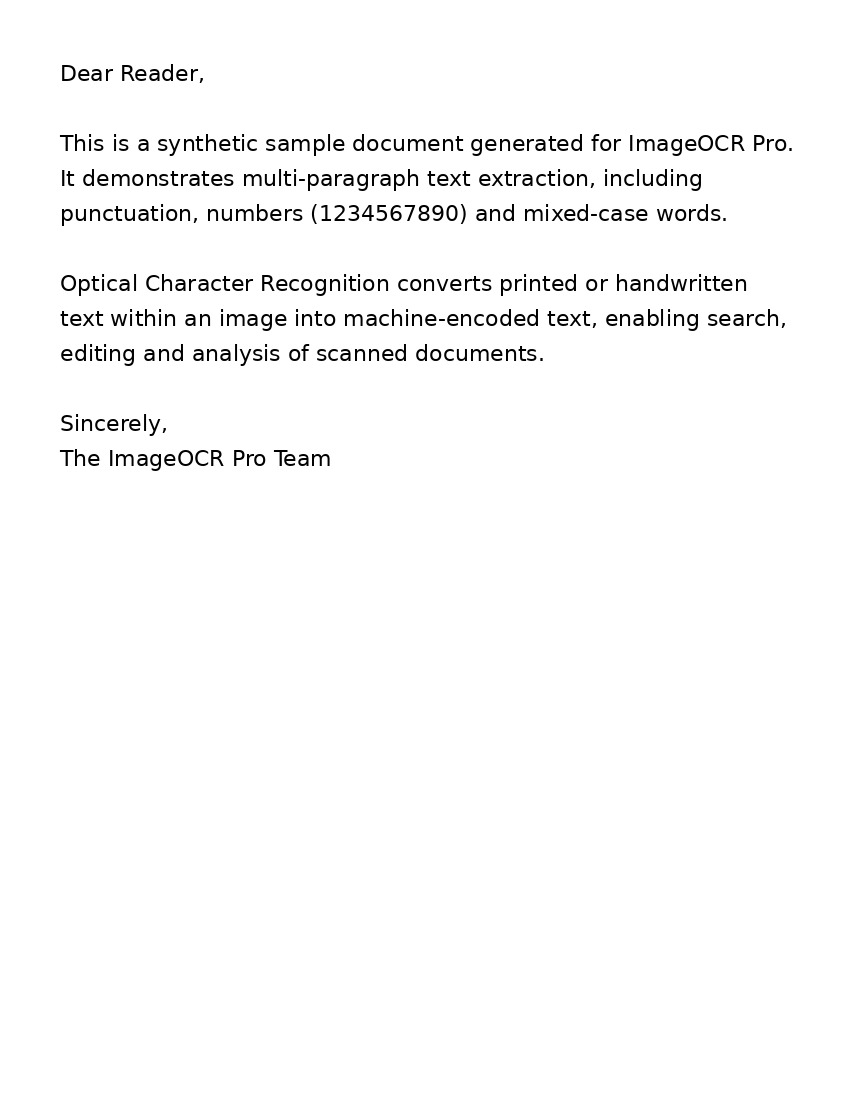
#> input picture sample_images/sample_letter.jpg, 850 x 1100 px
$ python -i image_preprocessing.py   (imports and definitions only)
#> lines starting #> are read from the running program, lines starting #| are printed output that depends on the picture; after the words box and inside, x2 and y2 are one past the last pixel; in counts of white or black regions, pixels touching at a corner belong together
#> further down, picture is the input picture: shape (1100, 850, 3); min 0, max 255, mean 249.4
"""OpenCV-based image preprocessing pipeline for maximizing OCR accuracy.

Each transform is a small, independently testable static method on
:class:`ImagePreprocessor`. :meth:`ImagePreprocessor.preprocess_pipeline`
composes them according to an options dict (as produced by the OCR
Settings panel) or an :class:`~app.core.models.OCRMode` preset.

All methods accept and return ``numpy.ndarray`` images in BGR (OpenCV's
native order) or single-channel grayscale, so the pipeline can be used
identically from the UI, the batch processor, and unit tests.
"""
from __future__ import annotations

import logging
from dataclasses import dataclass, field
from typing import Optional

import cv2
import numpy as np

logger = logging.getLogger(__name__)


@dataclass
class PreprocessingOptions:
    """Flags controlling which stages :meth:`preprocess_pipeline` runs."""

    grayscale: bool = True
    remove_shadows: bool = False
    denoise: bool = False
    deskew: bool = False
    perspective_correction: bool = False
    clahe_contrast: bool = False
    sharpen: bool = False
    adaptive_threshold: bool = False
    upscale: bool = False
    upscale_factor: float = 2.0

    # [28 lines left out: function for_mode, not called in this run]


@dataclass
class PreprocessingResult:
    image: np.ndarray
    skew_angle_corrected: float = 0.0
    perspective_corrected: bool = False
    stages_applied: list = field(default_factory=list)


class ImagePreprocessor:
    """Stateless collection of OpenCV image-enhancement operations."""

    # -- basic conversions ---------------------------------------------------
    @staticmethod
    def to_grayscale(image: np.ndarray) -> np.ndarray:
        if image.ndim == 2:
            return image
        return cv2.cvtColor(image, cv2.COLOR_BGR2GRAY)

    # [111 lines left out: functions to_bgr, denoise, remove_shadows, enhance_contrast_clahe, sharpen, adaptive_threshold and 5 more, not called in this run]

    @staticmethod
    def detect_document_contour(image: np.ndarray) -> Optional[np.ndarray]:
        """Find the largest quadrilateral contour, assumed to be the document edge."""
        gray = ImagePreprocessor.to_grayscale(image)
        blurred = cv2.GaussianBlur(gray, (5, 5), 0)
        edges = cv2.Canny(blurred, 50, 150)
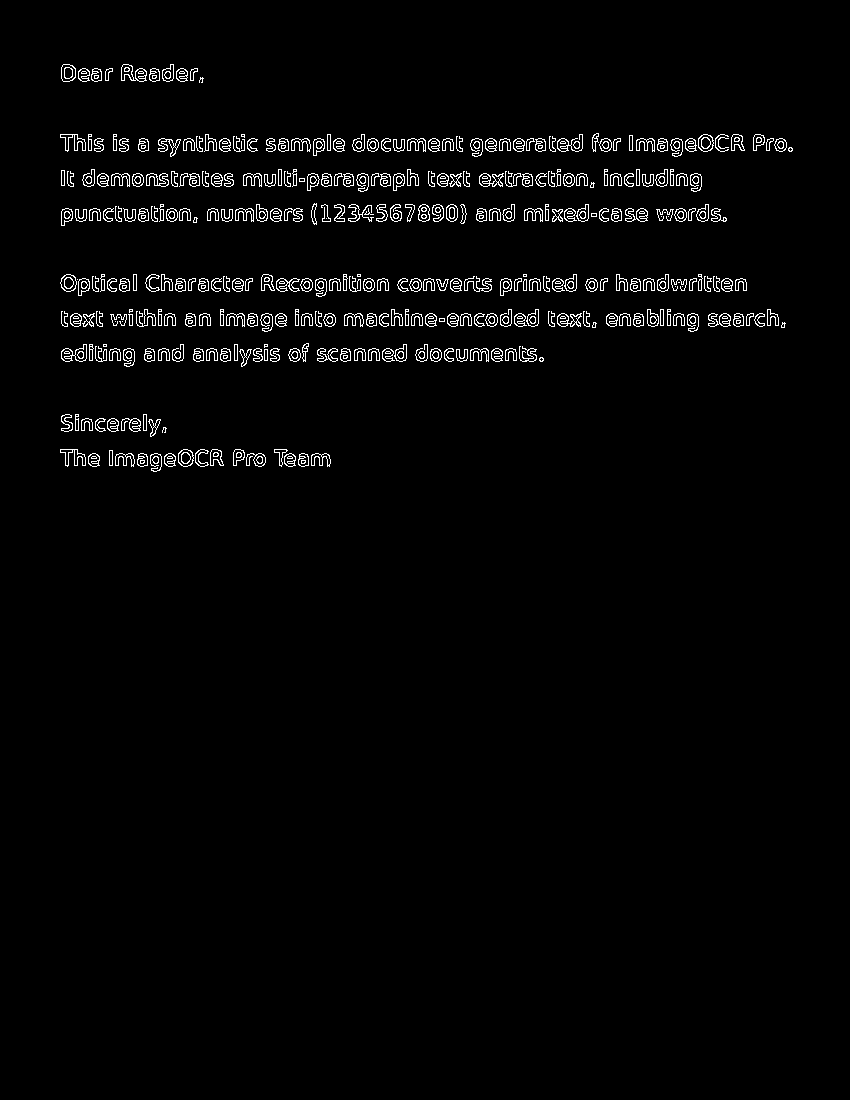
#> edges: shape (1100, 850); 2.2% white in thin lines or dots, all inside (x1, y1, x2, y2) = (60, 64, 793, 472)
        edges = cv2.dilate(edges, None, iterations=1)
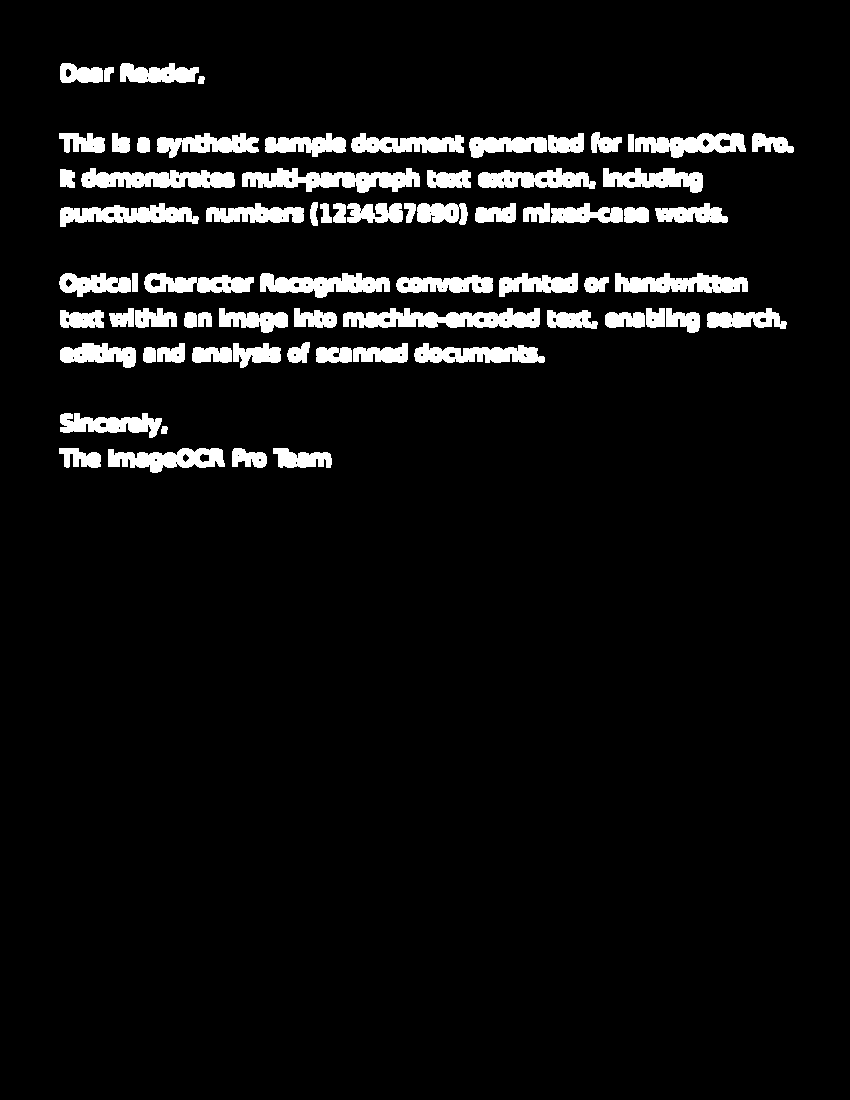
#> edges: shape (1100, 850); 6.5% white; 71 white regions
        contours, _ = cv2.findContours(edges, cv2.RETR_EXTERNAL, cv2.CHAIN_APPROX_SIMPLE)
#> contours = 71 contours; largest, box (x1, y1, x2, y2) and area: (343, 308, 540, 328) 2512, (242, 168, 420, 193) 2322, (81, 168, 235, 188) 1998, (260, 273, 390, 298) 1813, (60, 203, 199, 227) 1761
        if not contours:
            return None
        contours = sorted(contours, key=cv2.contourArea, reverse=True)[:5]
#> contours = 5 contours; box (x1, y1, x2, y2) and area: (343, 308, 540, 328) 2512, (242, 168, 420, 193) 2322, (81, 168, 235, 188) 1998, (260, 273, 390, 298) 1813, (60, 203, 199, 227) 1761
        image_area = image.shape[0] * image.shape[1]
#> image_area = 935000
        for contour in contours:
            peri = cv2.arcLength(contour, True)
            approx = cv2.approxPolyDP(contour, 0.02 * peri, True)
            if len(approx) == 4 and cv2.contourArea(approx) > 0.2 * image_area:
                return approx.reshape(4, 2)
#> this loop made 5 passes
#> peri on passes 2, 4, 5: 598.8, 410.8, 454.8
#> (peri, approx) on passes 1, 3: (608.5, [[343, 314], [539, 324], [539, 308]]), (472.8, [[81, 178], [234, 185], [233, 173]])
        return None

    @staticmethod
    def correct_perspective(image: np.ndarray) -> tuple[np.ndarray, bool]:
        """Warp a photographed document to a top-down view if a quad boundary is found."""
        quad = ImagePreprocessor.detect_document_contour(image)
        if quad is None:
            return image, False
        rect = ImagePreprocessor._order_points(quad.astype("float32"))
        (tl, tr, br, bl) = rect
        width_a = np.linalg.norm(br - bl)
        width_b = np.linalg.norm(tr - tl)
        max_width = max(int(width_a), int(width_b))
        height_a = np.linalg.norm(tr - br)
        height_b = np.linalg.norm(tl - bl)
        max_height = max(int(height_a), int(height_b))
        if max_width < 10 or max_height < 10:
            return image, False
        dst = np.array(
            [[0, 0], [max_width - 1, 0], [max_width - 1, max_height - 1], [0, max_height - 1]], dtype="float32"
        )
        matrix = cv2.getPerspectiveTransform(rect, dst)
        warped = cv2.warpPerspective(image, matrix, (max_width, max_height))
        return warped, True

    # [58 lines left out: functions upscale, preprocess_pipeline, not called in this run]

>>> import cv2
>>> picture = cv2.imread('../../sample_images/sample_letter.jpg')
>>> result = ImagePreprocessor().correct_perspective(picture)

$ run again, on sample_images/sample_invoice.png
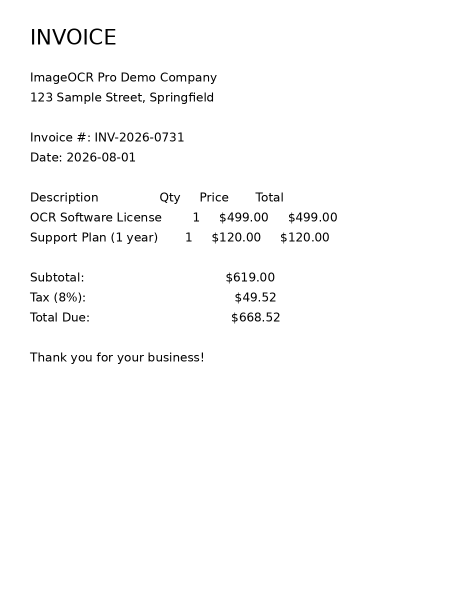
#> input picture sample_images/sample_invoice.png, 900 x 1200 px (shown at 1/2 size)
#> picture is the input picture: shape (1200, 900, 3); min 0, max 255, mean 250.5
#> in detect_document_contour, `edges = cv2.Canny(blurred, 50, 150)`:
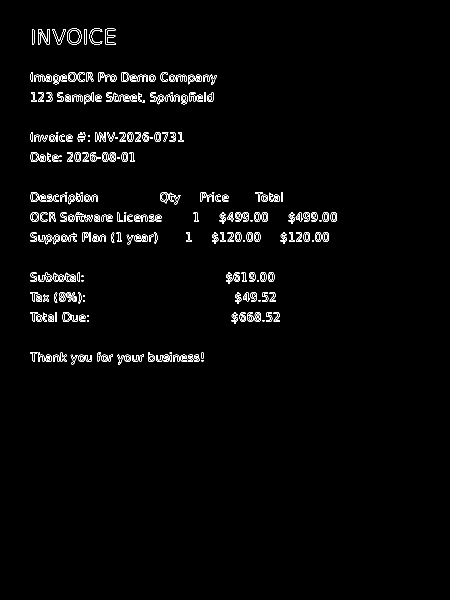
#> edges: shape (1200, 900) (shown at 1/2 size); 1.7% white in thin lines or dots, all inside (x1, y1, x2, y2) = (60, 56, 674, 729)
#> in detect_document_contour, `edges = cv2.dilate(edges, None, iterations=1)`:
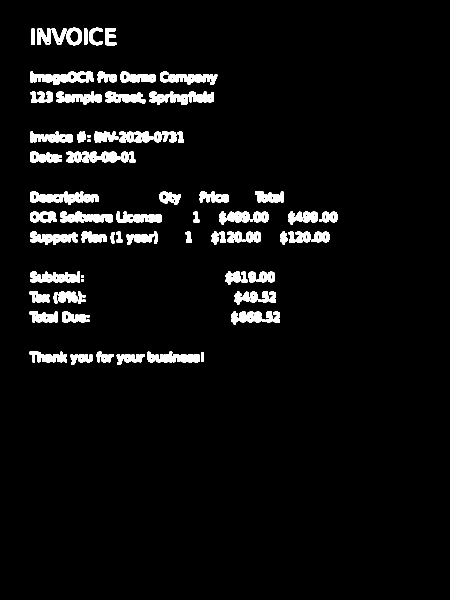
#> edges: shape (1200, 900) (shown at 1/2 size); 5% white; 126 white regions
#> in detect_document_contour, `contours, _ = cv2.findContours(edges, cv2.RETR_EXTERNAL, cv2.CHAIN_APP..`: contours = 126 contours; largest, box (x1, y1, x2, y2) and area: (60, 543, 153, 565) 1352, (60, 463, 155, 490) 1310, (120, 423, 201, 445) 1133, (60, 383, 136, 405) 1126, (299, 183, 376, 210) 1123
#> in detect_document_contour, `contours = sorted(contours, key=cv2.contourArea, reverse=True)[:5]`: contours = 5 contours; box (x1, y1, x2, y2) and area: (60, 543, 153, 565) 1352, (60, 463, 155, 490) 1310, (120, 423, 201, 445) 1133, (60, 383, 136, 405) 1126, (299, 183, 376, 210) 1123
#> the loop in detect_document_contour, `for contour in contours:` made 5 passes
#> peri on passes 1 to 5: 337.5, 373.6, 327.8, 247.2, 321.8

$ run again, on sample_images/sample_receipt_skewed.png
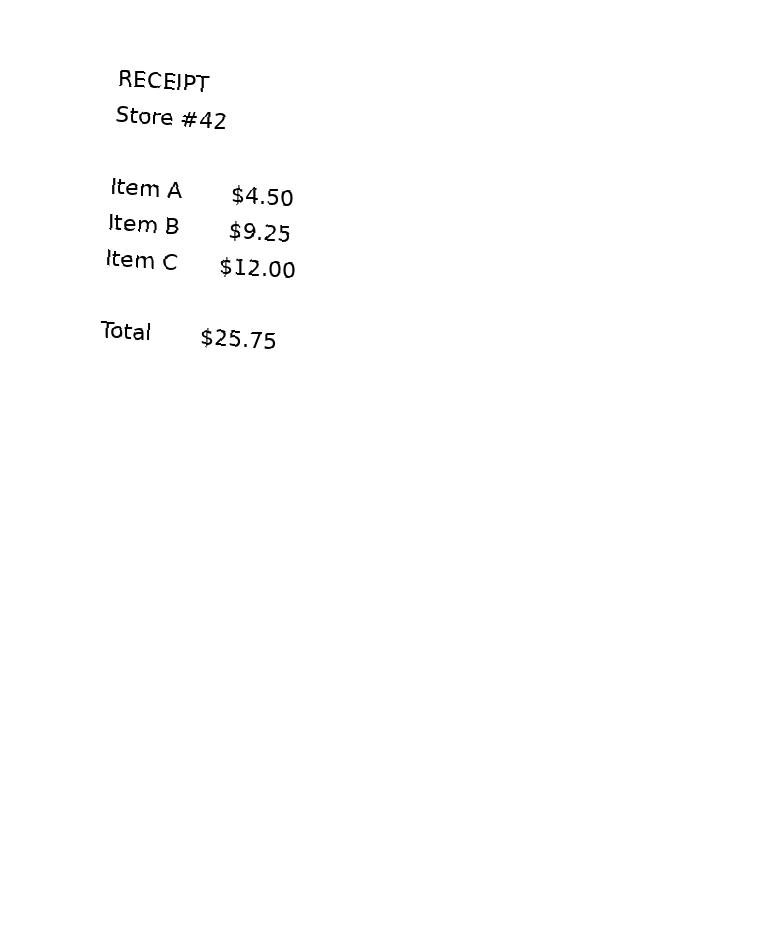
#> input picture sample_images/sample_receipt_skewed.png, 762 x 948 px
#> picture is the input picture: shape (948, 762, 3); min 0, max 255, mean 253.7
#> in detect_document_contour, `edges = cv2.Canny(blurred, 50, 150)`:
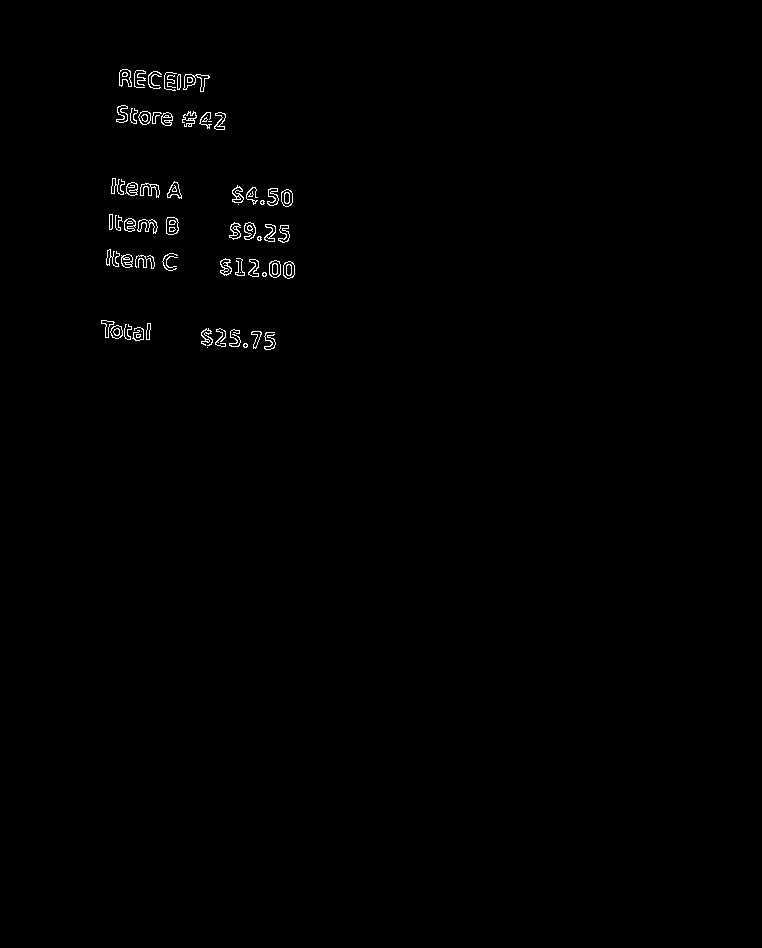
#> edges: shape (948, 762); 0.52% white in thin lines or dots, all inside (x1, y1, x2, y2) = (101, 69, 295, 350)
#> in detect_document_contour, `edges = cv2.dilate(edges, None, iterations=1)`:
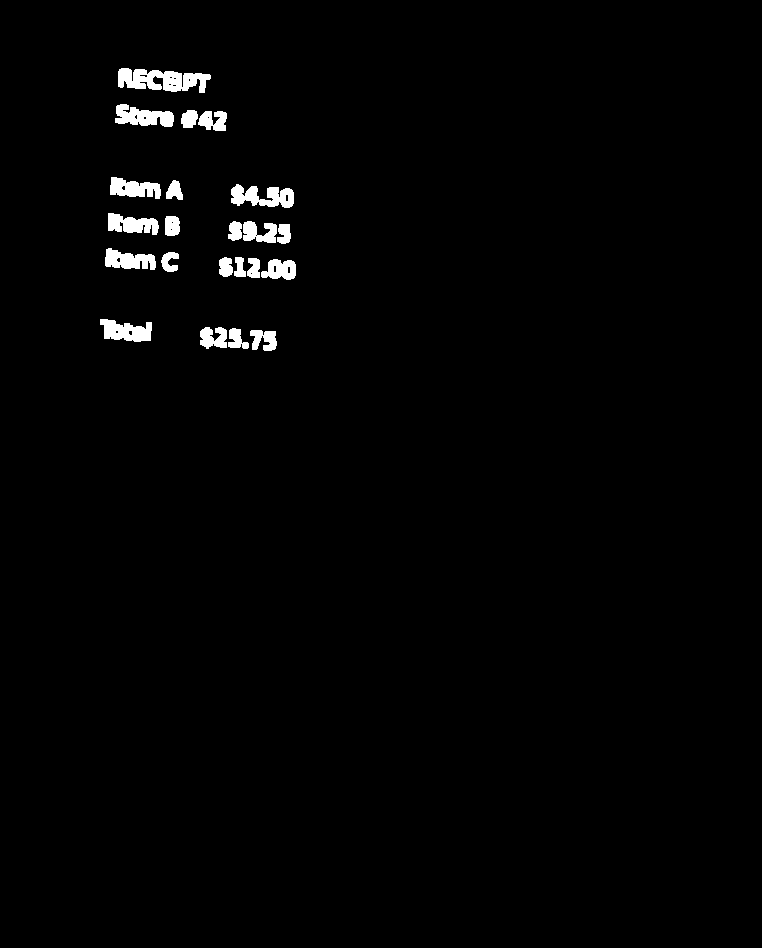
#> edges: shape (948, 762); 1.5% white; 22 white regions
#> in detect_document_contour, `contours, _ = cv2.findContours(edges, cv2.RETR_EXTERNAL, cv2.CHAIN_APP..`: contours = 22 contours; largest, box (x1, y1, x2, y2) and area: (118, 68, 211, 93) 1307, (231, 184, 294, 208) 836, (115, 104, 174, 127) 778, (100, 319, 152, 342) 742, (105, 248, 156, 270) 661
#> in detect_document_contour, `contours = sorted(contours, key=cv2.contourArea, reverse=True)[:5]`: contours = 5 contours; box (x1, y1, x2, y2) and area: (118, 68, 211, 93) 1307, (231, 184, 294, 208) 836, (115, 104, 174, 127) 778, (100, 319, 152, 342) 742, (105, 248, 156, 270) 661
#> the loop in detect_document_contour, `for contour in contours:` made 5 passes
#> peri on passes 1 to 5: 377, 253.8, 206.2, 164.8, 179.3
